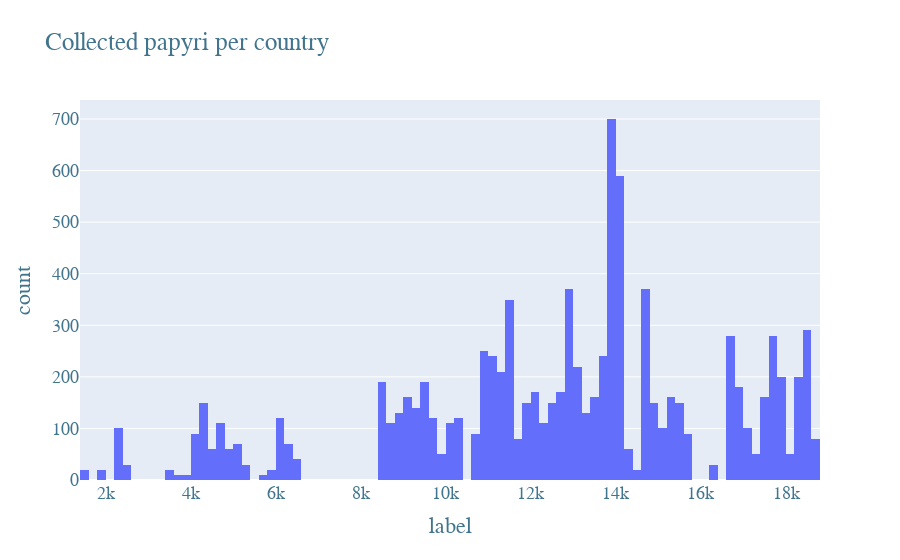

The notebook cell this image was saved under:
### Code cell
fig = px.histogram(val, x="label", title="Collected papyri per country")
fig.update_layout(
    autosize=True,
    font=dict(family="Corbel",size=18,color='rgb(65,116,141)'),
    #legend_title_font_color="green",
)

fig.show()

### Figure 1 — Plotly figure (JSON) as saved in the notebook; plotly's stock layout.template omitted (floating-point values rounded to 4 significant figures; data arrays with more than 128 entries replaced by an {"elided": "..."} marker saying what was removed)
{"data": [{"alignmentgroup": "True", "bingroup": "x", "hovertemplate": "label=%{x}<br>count=%{y}<extra></extra>", "legendgroup": "", "marker": {"color": "#636efa", "pattern": {"shape": ""}}, "name": "", "offsetgroup": "", "orientation": "v", "showlegend": false, "type": "histogram", "x": {"elided": "9740 int values"}, "xaxis": "x", "yaxis": "y"}], "layout": {"autosize": true, "barmode": "relative", "font": {"color": "rgb(65,116,141)", "family": "Corbel", "size": 18}, "legend": {"tracegroupgap": 0}, "title": {"text": "Collected papyri per country"}, "xaxis": {"anchor": "y", "autorange": true, "domain": [0, 1], "range": [1400.0, 18800.0], "title": {"text": "label"}, "type": "linear"}, "yaxis": {"anchor": "x", "autorange": true, "domain": [0, 1], "range": [0, 736.8], "title": {"text": "count"}}}}
